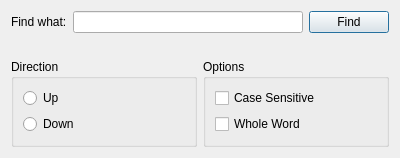
<?xml version="1.0" encoding="UTF-8"?>
<ui version="4.0">
 <class>FindDialog</class>
 <widget class="QDialog" name="FindDialog">
  <property name="geometry">
   <rect>
    <x>0</x>
    <y>0</y>
    <width>400</width>
    <height>158</height>
   </rect>
  </property>
  <property name="windowTitle">
   <string>Dialog</string>
  </property>
  <layout class="QVBoxLayout" name="verticalLayout_3">
   <item>
    <layout class="QHBoxLayout" name="horizontalLayout_2">
     <item>
      <widget class="QLabel" name="findLabel">
       <property name="text">
        <string>Find what:</string>
       </property>
      </widget>
     </item>
     <item>
      <widget class="QLineEdit" name="findLineEdit"/>
     </item>
     <item>
      <widget class="QPushButton" name="findPushButton">
       <property name="text">
        <string>Find</string>
       </property>
      </widget>
     </item>
    </layout>
   </item>
   <item>
    <spacer name="horizontalSpacer">
     <property name="orientation">
      <enum>Qt::Horizontal</enum>
     </property>
     <property name="sizeHint" stdset="0">
      <size>
       <width>379</width>
       <height>20</height>
      </size>
     </property>
    </spacer>
   </item>
   <item>
    <layout class="QHBoxLayout" name="horizontalLayout">
     <item>
      <widget class="QGroupBox" name="groupBox">
       <property name="title">
        <string>Direction</string>
       </property>
       <layout class="QVBoxLayout" name="verticalLayout_2">
        <item>
         <widget class="QRadioButton" name="upRadioButton">
          <property name="text">
           <string>Up    </string>
          </property>
         </widget>
        </item>
        <item>
         <widget class="QRadioButton" name="downRadioButton">
          <property name="text">
           <string>Down   </string>
          </property>
         </widget>
        </item>
       </layout>
      </widget>
     </item>
     <item>
      <widget class="QGroupBox" name="groupBox_2">
       <property name="title">
        <string>Options</string>
       </property>
       <layout class="QVBoxLayout" name="verticalLayout">
        <item>
         <widget class="QCheckBox" name="caseSensitiveBox">
          <property name="text">
           <string>Case Sensitive</string>
          </property>
         </widget>
        </item>
        <item>
         <widget class="QCheckBox" name="wholeWordBox">
          <property name="text">
           <string>Whole Word</string>
          </property>
         </widget>
        </item>
       </layout>
      </widget>
     </item>
    </layout>
   </item>
  </layout>
 </widget>
 <resources/>
 <connections/>
</ui>
